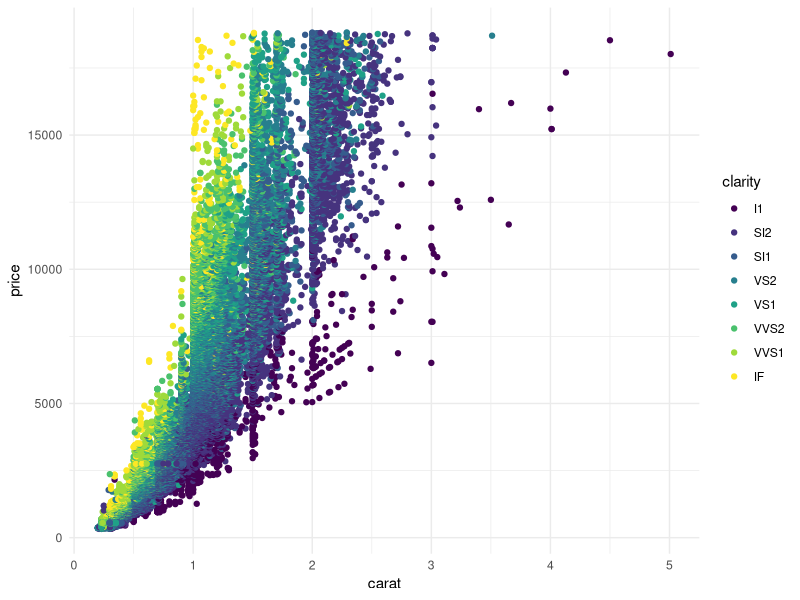
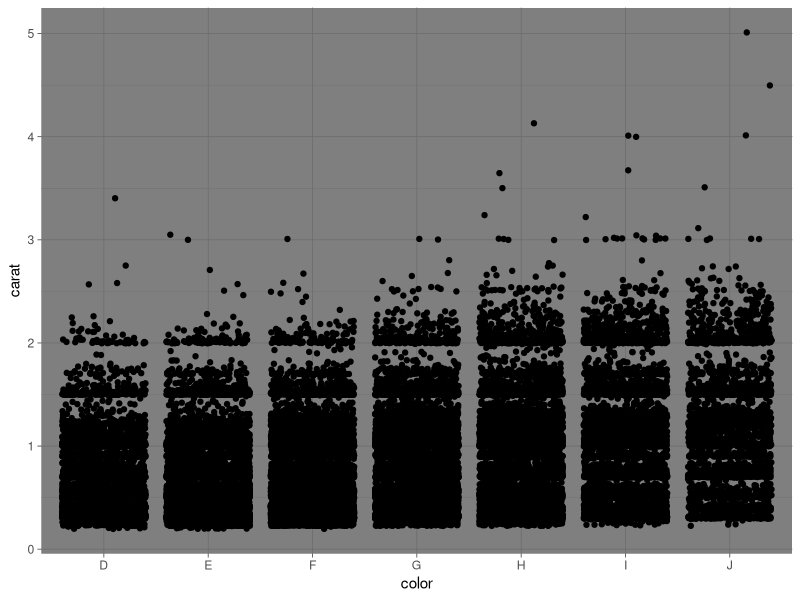

Recreate these plots in R, in order.
## ---- chunk 1
knitr::opts_chunk$set(echo = TRUE)
library(tidyverse)
## ---- chunk 2
# Partner 1: 
# Run the code below to see the original graph
# Change the code below to make the point color change based on 'cut', and update the theme to theme_bw()

ggplot(data = diamonds, aes(x = carat, y = price)) +
  geom_point(aes(color = clarity)) +
  theme_minimal()
## ---- chunk 3
# Partner 2: 
# Run the code below to see the original graph
# Change the code below to make the geom a geom_jitter, and update the theme to theme_light. 

ggplot(data = diamonds, aes(x = color, y = carat)) +
  geom_jitter() +
  theme_dark()
